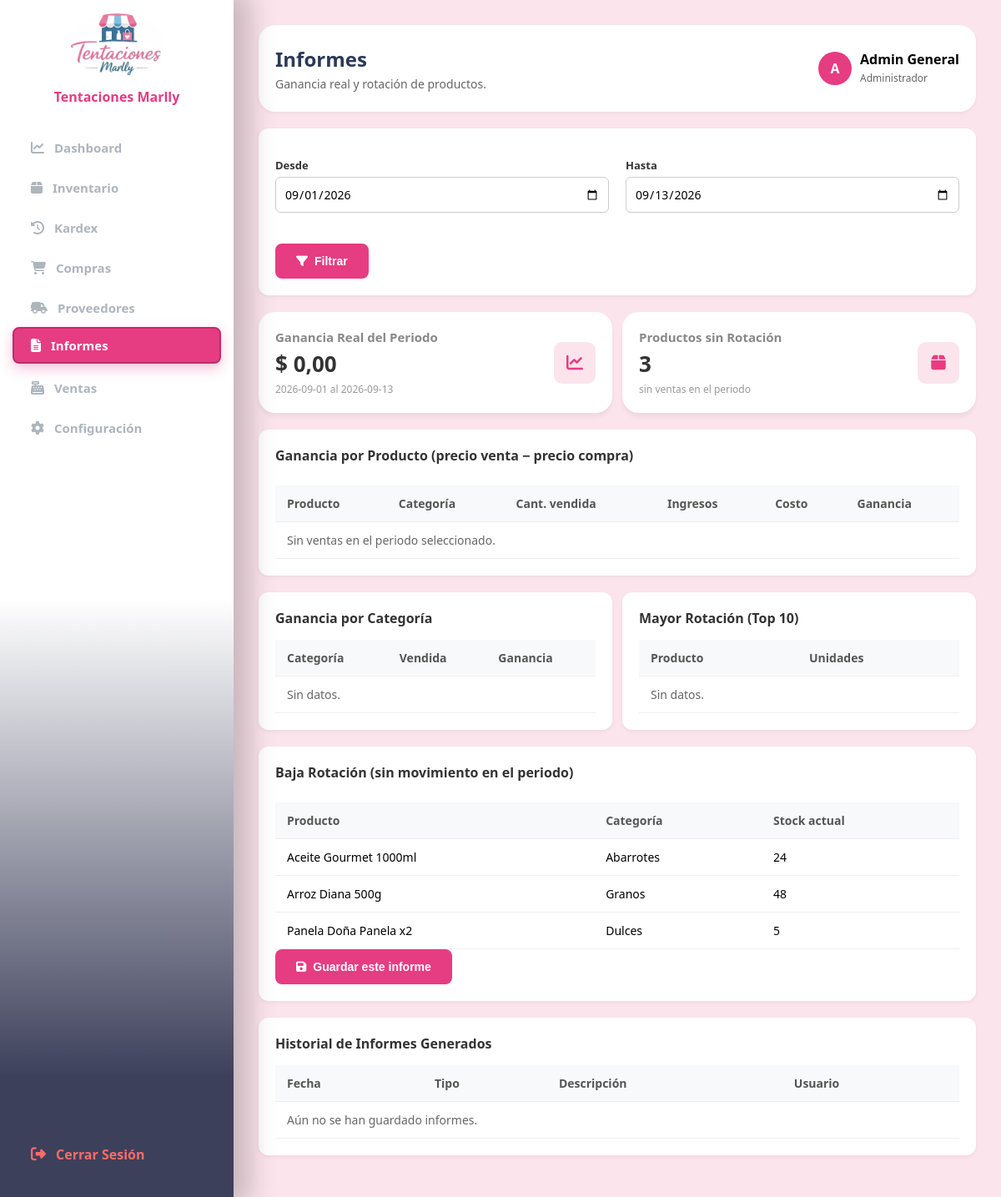
Page /view/informes.php (signed in) on the committed database.
### tables this page shows
CREATE TABLE IF NOT EXISTS productos (
  id_producto INT AUTO_INCREMENT PRIMARY KEY,
  codigo_barras VARCHAR(50) NULL UNIQUE,
  nombre VARCHAR(150) NOT NULL,
  descripcion TEXT NULL,
  categoria VARCHAR(80) NULL,
  precio_compra DECIMAL(12,2) NOT NULL DEFAULT 0,
  precio_venta DECIMAL(12,2) NOT NULL DEFAULT 0,
  cantidad_stock INT NOT NULL DEFAULT 0,
  stock_minimo INT NOT NULL DEFAULT 0,
  id_proveedor INT NULL,
  estado ENUM('activo','inactivo') NOT NULL DEFAULT 'activo',
  creado_en DATETIME NOT NULL DEFAULT CURRENT_TIMESTAMP,
  fecha_modificacion DATETIME NULL,
  id_usuario_modificacion INT NULL,
  CONSTRAINT fk_productos_proveedor FOREIGN KEY (id_proveedor)
    REFERENCES proveedores (id_proveedor) ON DELETE SET NULL,
  CONSTRAINT fk_productos_usuario FOREIGN KEY (id_usuario_modificacion)
    REFERENCES usuarios (id) ON DELETE SET NULL,
  INDEX idx_productos_nombre (nombre),
  INDEX idx_productos_categoria (categoria)
);

### helpers/functions.php (called while the page is built, shortened)
<?php
function base_url(string $path = ''): string
{
    $path = ltrim($path, '/');
    return BASE_URL . ($path === '' ? '' : '/' . $path);
}
function e($value): string
{
    return htmlspecialchars((string) ($value ?? ''), ENT_QUOTES, 'UTF-8');
}
function money($n): string
{
    return '$ ' . number_format((float) $n, 2, ',', '.');
}

### config/Connection.php (called while the page is built, shortened)
<?php
class Connection
{
    public function __construct()
    {
        $dsn = 'mysql:host=' . DB_HOST . ';dbname=' . DB_NAME . ';charset=utf8mb4';
        $options = [
            PDO::ATTR_ERRMODE => PDO::ERRMODE_EXCEPTION,
            PDO::ATTR_DEFAULT_FETCH_MODE => PDO::FETCH_ASSOC,
            PDO::ATTR_EMULATE_PREPARES => false,
        ];
        try {
            $this->conn = new PDO($dsn, DB_USER, DB_PASS, $options);
        } catch (PDOException $e) {
            error_log('DB connection failed: ' . $e->getMessage());
            http_response_code(500);
            exit(APP_DEBUG
                ? 'Error de conexión a la base de datos. Revisa el archivo .env'
                : 'Error interno del servidor.');
        }
    }
}

### model/informe.php (called while the page is built, shortened)
<?php
require_once __DIR__ . '/../config/Connection.php';
class Informe
{
    private PDO $db;
    public function __construct()
    {
        $this->db = (new Connection())->conn;
    }
    public function bajaRotacion(string $inicio, string $fin): array
    {
        $stmt = $this->db->prepare(
            "SELECT p.id_producto, p.codigo_barras, p.nombre, p.categoria, p.cantidad_stock
             FROM productos p
             WHERE p.estado = 'activo'
               AND p.id_producto NOT IN (
                   SELECT d.id_producto FROM detalle_ventas d
                   INNER JOIN ventas v ON v.id_venta = d.id_venta
                   WHERE DATE(v.fecha) BETWEEN :ini AND :fin AND v.estado = 'completada'
               )
             ORDER BY p.nombre ASC"
        );
        $stmt->execute([':ini' => $inicio, ':fin' => $fin]);
        return $stmt->fetchAll();
    }
}

### view/informes.php (the view, shortened to what this page needs)
<?php
require_once __DIR__ . '/../model/informe.php';
$model = new Informe();
$inicio = (string) (get('inicio') ?: date('Y-m-01'));
$fin = (string) (get('fin') ?: date('Y-m-d'));
$porProducto = $model->gananciaPorProducto($inicio, $fin);
$porCategoria = $model->gananciaPorCategoria($inicio, $fin);
$top = $model->masVendidos($inicio, $fin, 10);
$sinRotacion = $model->bajaRotacion($inicio, $fin);
$historialInformes = $model->historial();
$totalGanancia = 0.0;
require __DIR__ . '/partials/head.php';
?>
<?php $subtituloNavbar = 'Ganancia real y rotación de productos.'; require __DIR__ . '/partials/navbar.php'; ?>
<div class="crud-card">
    <form method="GET" class="form-grid">
        <div class="form-group">
            <label>Desde</label>
            <input type="date" name="inicio" value="<?= e($inicio) ?>" required>
        </div>
        <div class="form-group">
            <label>Hasta</label>
            <input type="date" name="fin" value="<?= e($fin) ?>" required>
        </div>
        <div class="btn-container">
            <button type="submit" class="btn-primary"><i class="fa-solid fa-filter"></i> Filtrar</button>
        </div>
    </form>
</div>
<div class="cards-grid">
    <div class="card">
        <div class="card-info">
            <h4>Ganancia Real del Periodo</h4>
            <span><?= e(money($totalGanancia)) ?></span>
            <small><?= e($inicio) ?> al <?= e($fin) ?></small>
        </div>
        <div class="card-icon"><i class="fa-solid fa-chart-line"></i></div>
    </div>
    <div class="card">
        <div class="card-info">
            <h4>Productos sin Rotación</h4>
            <span><?= e(count($sinRotacion)) ?></span>
            <small>sin ventas en el periodo</small>
        </div>
        <div class="card-icon"><i class="fa-solid fa-box"></i></div>
    </div>
</div>
<div class="crud-card">
    <h3>Ganancia por Producto (precio venta − precio compra)</h3>
    <div class="table-responsive">
    <table>
        <thead><tr><th>Producto</th><th>Categoría</th><th>Cant. vendida</th><th>Ingresos</th><th>Costo</th><th>Ganancia</th></tr></thead>
        <tbody>
            <?php if (empty($porProducto)): ?>
                <tr><td colspan="6" class="muted">Sin ventas en el periodo seleccionado.</td></tr>
            <?php endif; ?>
        </tbody>
    </table>
    </div>
</div>
<div class="grid-2">
    <div class="content-box">
        <h3>Ganancia por Categoría</h3>
        <table>
            <thead><tr><th>Categoría</th><th>Vendida</th><th>Ganancia</th></tr></thead>
            <tbody>
                <?php if (empty($porCategoria)): ?>
                    <tr><td colspan="3" class="muted">Sin datos.</td></tr>
                <?php endif; ?>
            </tbody>
        </table>
    </div>
    <div class="content-box">
        <h3>Mayor Rotación (Top 10)</h3>
        <table>
            <thead><tr><th>Producto</th><th>Unidades</th></tr></thead>
            <tbody>
                <?php if (empty($top)): ?>
                    <tr><td colspan="2" class="muted">Sin datos.</td></tr>
                <?php endif; ?>
            </tbody>
        </table>
    </div>
</div>
<div class="crud-card">
    <h3>Baja Rotación (sin movimiento en el periodo)</h3>
    <div class="table-responsive">
    <table>
        <thead><tr><th>Producto</th><th>Categoría</th><th>Stock actual</th></tr></thead>
        <tbody>
            <?php foreach ($sinRotacion as $r): ?>
                <tr><td><?= e($r['nombre']) ?></td><td><?= e($r['categoria'] ?? '—') ?></td><td><?= e($r['cantidad_stock']) ?></td></tr>
            <?php endforeach; ?>
        </tbody>
    </table>
    </div>
    <form action="<?= e(base_url('index.php')) ?>" method="POST" class="inline-form">
        <button type="submit" class="btn-primary"><i class="fa-solid fa-floppy-disk"></i> Guardar este informe</button>
    </form>
</div>
<div class="crud-card">
    <h3>Historial de Informes Generados</h3>
    <table>
        <thead><tr><th>Fecha</th><th>Tipo</th><th>Descripción</th><th>Usuario</th></tr></thead>
        <tbody>
            <?php if (empty($historialInformes)): ?>
                <tr><td colspan="4" class="muted">Aún no se han guardado informes.</td></tr>
            <?php endif; ?>
        </tbody>
    </table>
</div>
<?php require __DIR__ . '/partials/foot.php'; ?>

### public/styles/app.css (style rules this page uses)
* { margin: 0; padding: 0; box-sizing: border-box; }
body { font-family: 'Segoe UI', sans-serif; background: #ffd8e8; min-height: 100vh; }
html:has(.sidebar), html:has(.sidebar) body { height: 100%; overflow: hidden; }
body:has(.sidebar) { display: flex; background-color: #fce4ec; height: 100vh; height: 100dvh; overflow: hidden; }
.muted { color: #666; font-size: 14px; margin-bottom: 16px; }
.cards-grid { display: grid; grid-template-columns: repeat(auto-fit, minmax(220px, 1fr)); gap: 12px; margin-bottom: 20px; }
.card { background: #fff; padding: 20px; border-radius: 20px; box-shadow: 0 5px 5px rgba(0, 0, 0, 0.05); display: flex; align-items: center; justify-content: space-between; gap: 10px; }
.card-info h4 { font-size: 15px; color: #888; margin-bottom: 4px; }
.card-info span { font-size: 26px; font-weight: bold; color: #333; }
.card-info small { display: block; color: #999; font-size: 12px; margin-top: 4px; }
.card-icon { width: 50px; height: 50px; min-width: 50px; border-radius: 10px; background: #fce4ec; color: #e63c82; display: flex; align-items: center; justify-content: center; font-size: 20px; }
.content-box, .crud-card { background: #fff; padding: 20px; border-radius: 12px; box-shadow: 0 2px 5px rgba(0, 0, 0, 0.05); margin-bottom: 20px; }
.content-box h3, .crud-card h3 { font-size: 16px; margin-bottom: 15px; color: #333; }
.grid-2 { display: grid; grid-template-columns: repeat(auto-fit, minmax(320px, 1fr)); gap: 12px; }
.form-grid { display: grid; grid-template-columns: repeat(2, 1fr); gap: 15px 20px; margin-top: 15px; }
.form-group { width: 100%; margin-bottom: 12px; }
.form-group label { display: block; font-size: 13px; font-weight: 600; margin-bottom: 5px; color: #333; }
.form-group input, .form-group select { width: 100%; padding: 10px; border: 1px solid #ccc; border-radius: 6px; font-size: 14px; font-family: inherit; background: #fff; }
.btn-container { grid-column: span 2; display: flex; gap: 10px; margin-top: 10px; }
.btn-primary { background-color: #e63c82; color: #fff; padding: 0 25px; border: none; border-radius: 8px; font-weight: 600; cursor: pointer; text-decoration: none; display: inline-flex; align-items: center; justify-content: center; gap: 8px; transition: 0.3s; min-height: 42px; font-size: 14px; white-space: nowrap; }
.table-responsive { overflow-x: auto; }
table { width: 100%; border-collapse: collapse; margin-top: 10px; }
th, td { padding: 12px 14px; text-align: left; border-bottom: 1px solid #eee; font-size: 14px; }
th { background-color: #f8f9fa; color: #555; }
.inline-form { display: inline; }

### rows in the picture
productos: nombre "Aceite Gourmet 1000ml", categoria "Abarrotes", cantidad_stock "24"
productos: nombre "Arroz Diana 500g", categoria "Granos", cantidad_stock "48"
productos: nombre "Panela Doña Panela x2", categoria "Dulces", cantidad_stock "5"

### other values in the picture
$tituloNavbar "Informes"
$subtituloNavbar "Ganancia real y rotación de productos."
mb_substr($nombreNavbar !== '' ? $nombreNavbar : '?', 0, 1) "A"
$nombreNavbar "Admin General"
$rolNavbar "Administrador"
money($totalGanancia) "$ 0,00"
$inicio "2026-09-01"
$fin "2026-09-13"
count($sinRotacion) "3"
